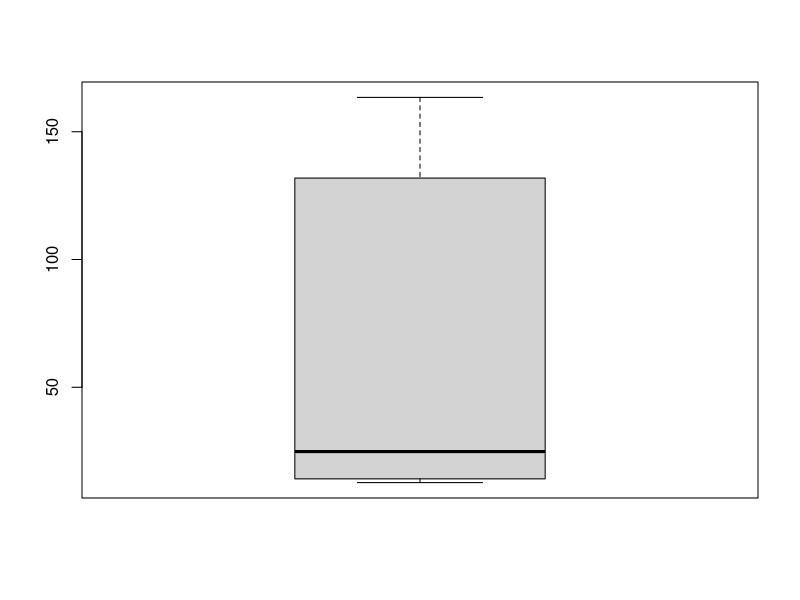
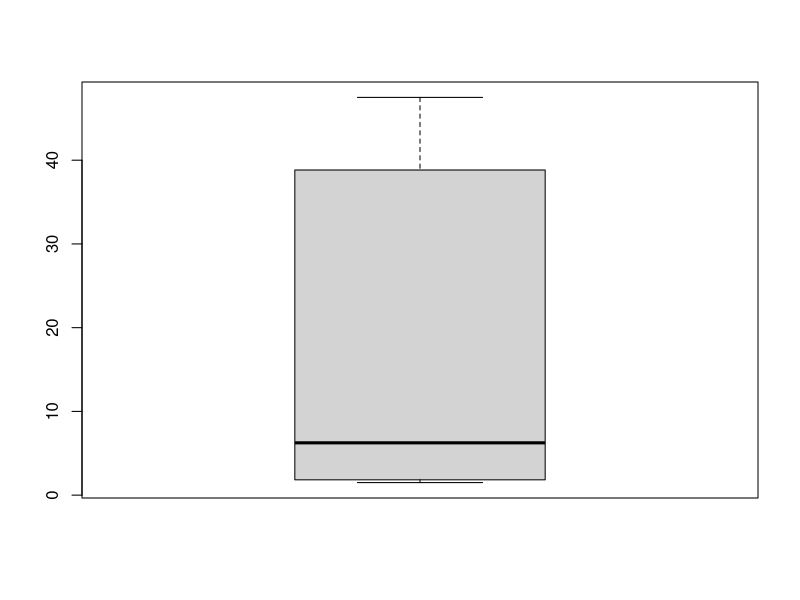
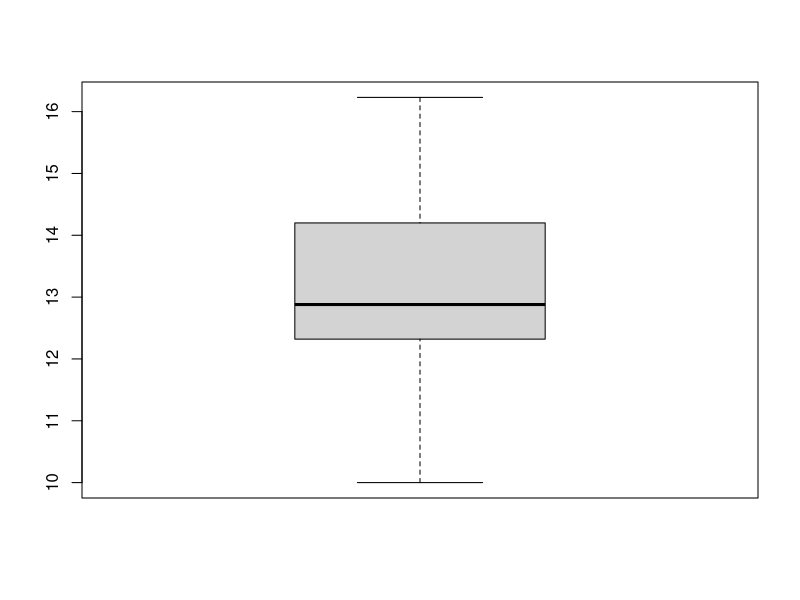
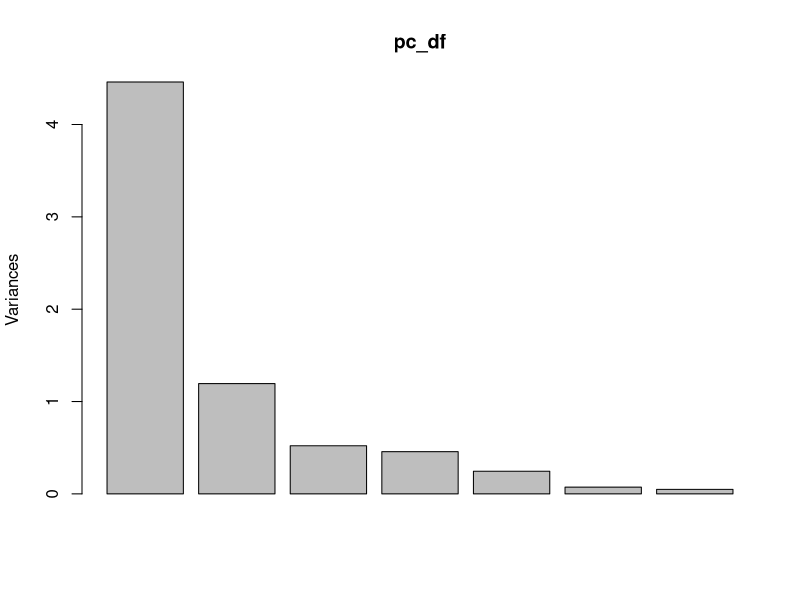
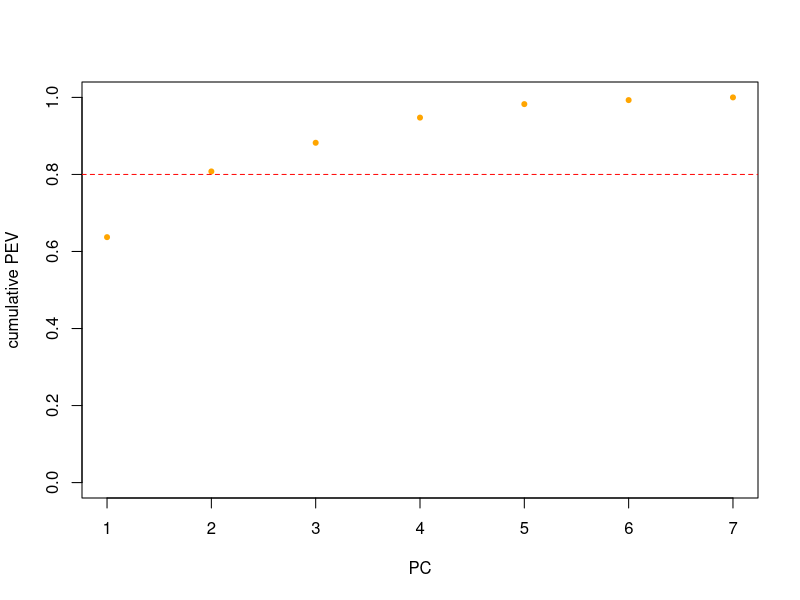
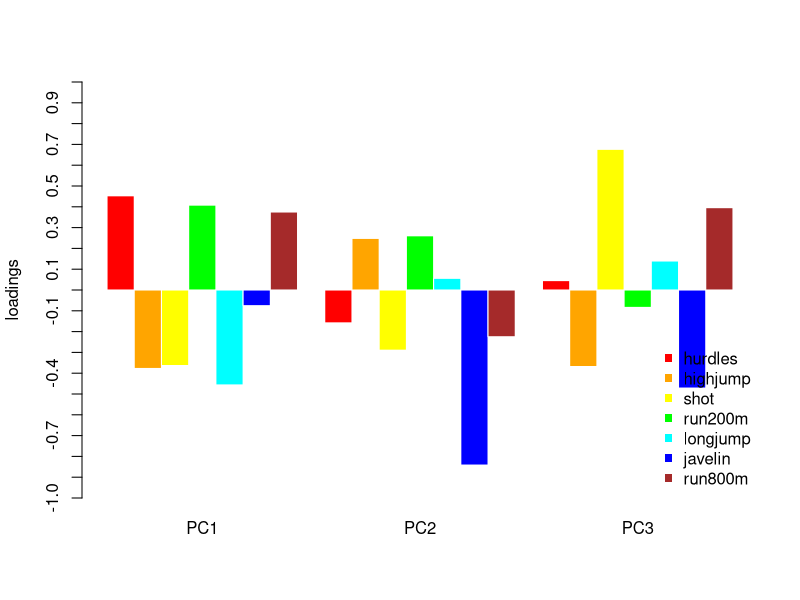
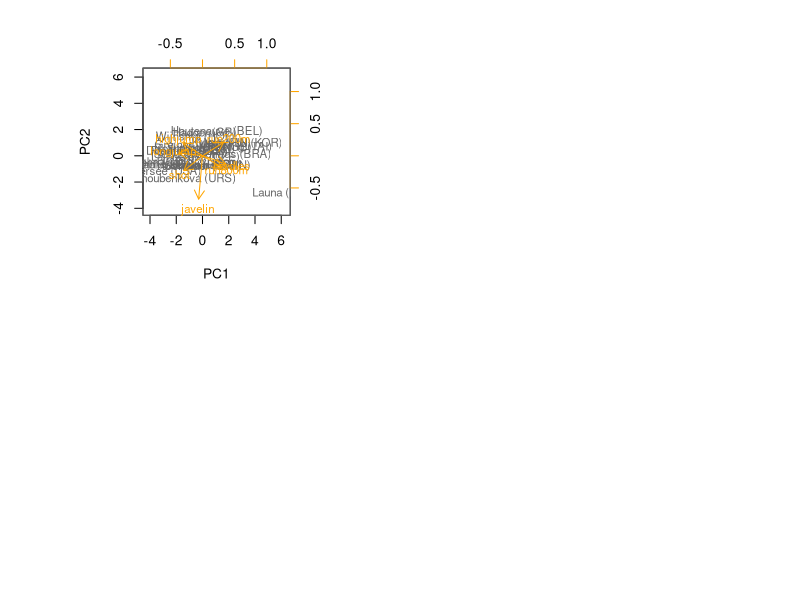

The R source for these figures, in order:
## ---- chunk 1
knitr::opts_chunk$set(comment = '>')
## ---- chunk 2
### 1.1 load the data from the heptatlon.csv file and inspect it
###   the dataset is available also in the HSAUR package


df <- read.csv("heptatlon.csv", na.strings = c("NA", ""))


### 1.2 get a summary report of the variables

summary(df)

### 1.3 remove the score variable from the dataset

df_clean <- df[, -c(8)]
df_clean

### 1.4 calculate pearson correlation coefficient for the dataset
cor(df_clean)
## ---- chunk 3
### 2.1 create a vector s_variables of labels for:
###   hurdles, run200m, run800m

s_variables <- c(df_clean$hurdles, df_clean$run200m, df_clean$run800m)

### 2.2 create a vector m_variables of labels for:
###   highjump, longjump, javelin

m_variables <- c(df_clean$highjump, df_clean$longjump, df_clean$javelin)


### 2.3 generate three simple boxplots for s_variables, m_variables and shot
###   display all three plots on one page

boxplot(s_variables)
boxplot(m_variables)
boxplot(df_clean$shot)

## ---- chunk 4
### 3.1 perform PCA on the dataset (without the score variable)

pc_df <- prcomp(df_clean, center = T, scale. = T)

## ---- chunk 5
### 4.1 calculate the proportion of exaplained variance (PEV) from the std values

pc_df_var <- pc_df$sdev^2
pc_df_pev <- pc_df_var / sum(pc_df_var)
pc_df_pev

plot(pc_df)

### 4.2 plot the cumulative PEV

opar <- par(no.readonly = TRUE)
plot(
  cumsum(pc_df_pev),
  ylim = c(0,1),
  xlab = 'PC',
  ylab = 'cumulative PEV',
  pch = 20,
  col = 'orange'
)
abline(h = 0.8, col = 'red', lty = 'dashed')
par(opar)


### 4.3 get and inspect the loadings

pc_df_loadings <- pc_df$rotation
pc_df_loadings

opar <- par(no.readonly = TRUE)
colvector = c('red', 'orange', 'yellow', 'green', 'cyan', 'blue', 'brown')
labvector = c('PC1', 'PC2', 'PC3')
barplot(
  pc_df_loadings[,c(1:3)],
  beside = T,
  yaxt = 'n',
  names.arg = labvector,
  col = colvector,
  ylim = c(-1,1),
  border = 'white',
  ylab = 'loadings'
)
axis(2, seq(-1,1,0.1))
legend(
  'bottomright',
  bty = 'n',
  col = colvector,
  pch = 15,
  row.names(pc_df_loadings)
)
par(opar)

### 4.4 generate a biplot for PC1 and PC2

opar <- par(no.readonly = TRUE)
par(mfrow = c(2,2))
biplot(
  pc_df,
  scale = 0,
  col = c('grey40','orange')
)
par(opar)

